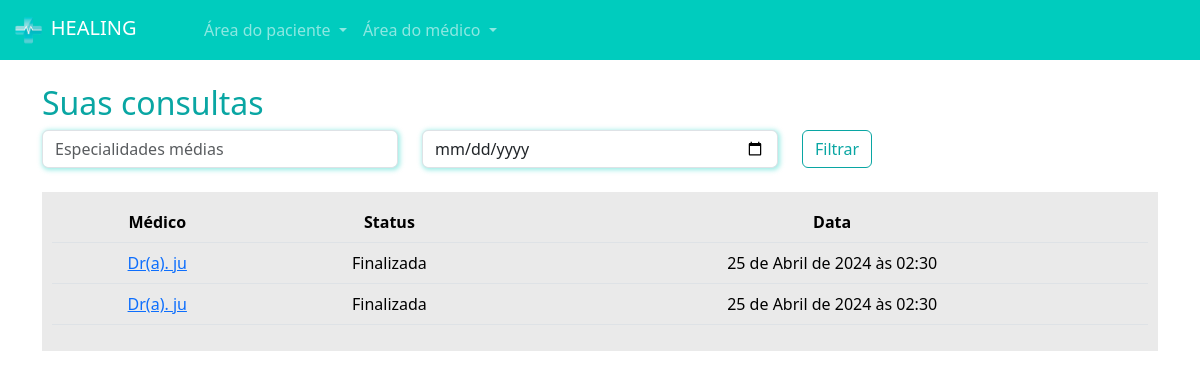
The page /pacientes/minhas_consultas/ (signed in) on the database its author committed.
### paciente/models.py (models this page shows, shortened)
class Consulta(models.Model):
    status_choices = (
        ('A', 'Agendada'),
        ('F', 'Finalizada'),
        ('C', 'Cancelada'),
        ('I', 'Iniciada')
    )
    paciente = models.ForeignKey(User, on_delete=models.DO_NOTHING)
    data_aberta = models.ForeignKey(DatasAbertas, on_delete=models.DO_NOTHING)
    status = models.CharField(max_length=1, choices=status_choices, default='A')
    link = models.URLField(null=True, blank=True)

### medico/models.py (models this page shows, shortened)
class DatasAbertas(models.Model):
    data = models.DateTimeField()
    user = models.ForeignKey(User, on_delete=models.DO_NOTHING)
    agendado = models.BooleanField(default=False)

### paciente/views.py (the view)
# urls.py: path('minhas_consultas/', views.minhas_consultas, name="minhas_consultas"),
def minhas_consultas(request):
    if request.method == "GET":
        minhas_consultas = Consulta.objects.filter(paciente=request.user).filter(data_aberta__data__gte=datetime.now())
        return render(request, 'minhas_consultas.html', {'minhas_consultas': minhas_consultas, 'is_medico': is_medico(request.user)})

### medico/models.py (called while the page is built)
def is_medico(user):
    return DadosMedico.objects.filter(user=user).exists()

### paciente/templates/minhas_consultas.html
{% extends "base.html" %}
{% load static %}
{% block 'head' %}
    <link rel="stylesheet" href="{% static 'medicos/css/abrir_horario.css' %}">
    <link rel="stylesheet" href="{% static 'usuarios/css/usuarios.css' %}">
    <link rel="stylesheet" href="{% static 'medicos/css/cadastro_medico.css' %}">
    <link rel="stylesheet" href="{% static 'pacientes/css/home.css' %}">
    <link rel="stylesheet" href="https://cdn.jsdelivr.net/npm/bootstrap-icons@1.11.3/font/bootstrap-icons.min.css">
{% endblock 'head' %}
{% block 'body' %}
    {% include "partials/navbar.html" %}
    <div class="container">
        <br>
        <h2><span class="color-dark">Suas consultas</span></h2>
        <div class="row">
            <div class="col-md">
                <input type="text" name="especialidades" id="" class="form-control shadow-main-color" placeholder="Especialidades médias">
            </div>
            <div class="col-md">
                <input type="date" name="data" id="" class="form-control shadow-main-color" placeholder="Data da consulta">
            </div>
            <div class="col-md">
                <input type="submit" value="Filtrar" class="btn btn-dark-color-outline">
            </div>
        </div>
        <br>
        <div class="list-minhas-consultas">
            <table class="table">
                <thead>
                  <tr>
                    <th scope="col">Médico</th>
                    <th scope="col">Status</th>
                    <th scope="col">Data</th>
                  </tr>
                </thead>
                <tbody>
                    {% for consulta in minhas_consultas  %}
                        <tr>
                            <td><a href="{% url 'consulta' consulta.id %}">Dr(a). {{consulta.data_aberta.user}}</a></td>
                            <td>{{consulta.get_status_display}}</td>
                            <td>{{consulta.data_aberta.data}}</td>
                        </tr>
                    {% endfor %}
                </tbody>
              </table>
        </div>
    </div>
{% endblock 'body' %}

### templates/static/geral/css/base.css (style rules this page uses)
:root { --main-color: #00CCBE; --dark-color: #09A6A3; --contrast-color: #FFD686; }
.color-dark { color: var(--dark-color); }

### templates/static/usuarios/css/usuarios.css (style rules this page uses)
.btn-dark-color-outline { border: 1px solid var(--dark-color); color: var(--dark-color) }

### templates/static/medicos/css/cadastro_medico.css (style rules this page uses)
.shadow-main-color { box-shadow: 1px 1px 5px 1px rgba(0, 204, 190,.4); }

### templates/static/pacientes/css/home.css (style rules this page uses)
table { border-collapse: collapse !important; width: 100%; }
th, td { padding: 8px; text-align: center; background-color: #EAEAEA !important; }
th { background-color: #EAEAEA; }
.list-minhas-consultas { background-color: #EAEAEA; padding: 10px; }

### rows shown on the page
Consulta: data_aberta.user "ju", status "Finalizada", data_aberta.data "25 de Abril de 2024 às 02:30"
Consulta: data_aberta.user "ju", status "Finalizada", data_aberta.data "25 de Abril de 2024 às 02:30"
